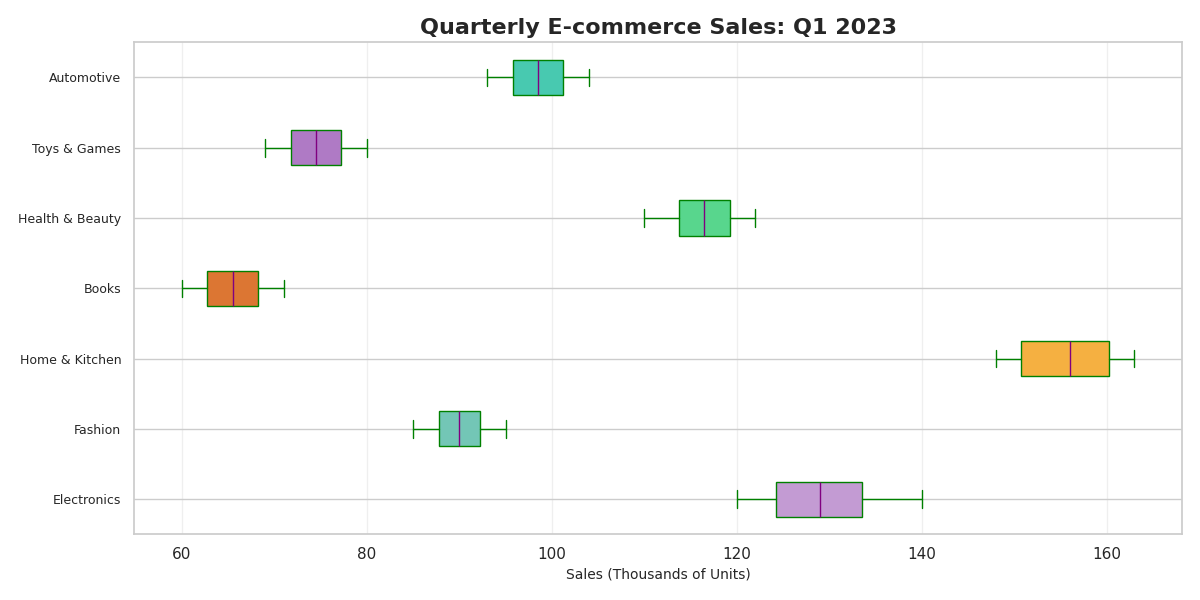

Write the Python code that produced this figure.
import matplotlib.pyplot as plt

categories = [
    "Electronics", "Fashion", "Home & Kitchen", "Books", 
    "Health & Beauty", "Toys & Games", "Automotive"
]

electronics_sales = [120, 130, 125, 140, 135, 128, 127, 132, 138, 122, 121, 133]
fashion_sales = [85, 95, 90, 89, 92, 94, 87, 88, 91, 86, 93, 90]
home_kitchen_sales = [150, 160, 155, 148, 162, 157, 151, 149, 163, 154, 158, 161]
books_sales = [60, 65, 63, 70, 68, 66, 62, 67, 69, 64, 61, 71]
health_beauty_sales = [110, 115, 118, 112, 120, 119, 117, 116, 121, 114, 113, 122]
toys_games_sales = [70, 75, 73, 78, 76, 74, 72, 77, 79, 71, 69, 80]
automotive_sales = [95, 100, 98, 102, 101, 99, 97, 96, 103, 94, 93, 104]

data = [
    electronics_sales, fashion_sales, home_kitchen_sales, books_sales, 
    health_beauty_sales, toys_games_sales, automotive_sales
]

fig, ax = plt.subplots(figsize=(12, 6))

box = ax.boxplot(data, notch=False, patch_artist=True, vert=False,
                 boxprops=dict(facecolor="lightgray", color="green"),
                 capprops=dict(color="green"),
                 whiskerprops=dict(color="green"),
                 flierprops=dict(markerfacecolor='orange', marker='x', markersize=10, linestyle='none'),
                 medianprops=dict(color="purple"))

colors = ['#C39BD3', '#73C6B6', '#F5B041', '#DC7633', '#58D68D', '#AF7AC5', '#48C9B0']
for patch, color in zip(box['boxes'], colors):
    patch.set_facecolor(color)

ax.set_title("Quarterly E-commerce Sales: Q1 2023", fontsize=16, fontweight='bold')
ax.set_xlabel('Sales (Thousands of Units)', fontsize=10)
ax.set_yticks(range(1, len(categories) + 1))
ax.set_yticklabels(categories, fontsize=9)

ax.xaxis.grid(True, linestyle='-', which='major', alpha=0.3)

plt.tight_layout()
plt.show()
